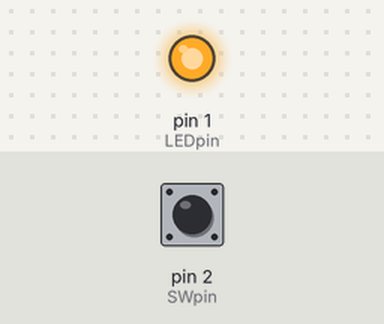
This sketch was run on a simulated Arduino Uno, built with avr-gcc and run on an emulated ATmega328P. Parts: output pins drawn as LEDs (lit = HIGH). Inputs (shaded band) come from the test bench; at power-on: pin 2 (SWpin) HIGH. Sleep ends after the set time or at an interrupt.

Above: at 1.7 s.
1.8 s: pin 2 (SWpin) pulled LOW for 0.15 s
At 3.2 s:
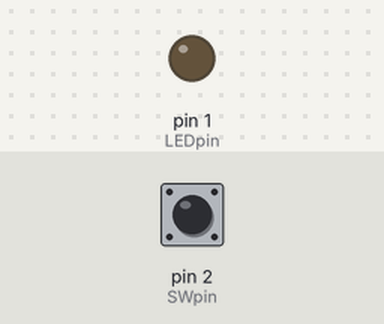
Timing chart, 0 to 4.8 s (numbered marks = the images above; inputs shaded):
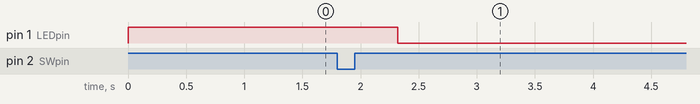

The sketch:

HeadLight.ino
```cpp
/*
 *    HeadLight by Vexilurz
 *   -----------------------
 * e-mail:        vexilurz@gmail.com
 * Create date:   30.01.2018
 * Last edit:      1.02.2018
 *
 * One fast click - turn the light on the maximum
 * One more fast click - turn the light off
 * Click and hold - slowly rise the Brightness
 *
 * This project github repo:            https://github.com/Vexilurz/HeadLight
 * Idea from:                           https://geektimes.ru/post/255004/
 * For ATtiny13 support in Arduino IDE: https://github.com/MCUdude/MicroCore
 * For interrupts support:              https://github.com/NicoHood/PinChangeInterrupt
 * For program ATtiny13 via UNO:        https://drive.google.com/open?id=1-w3zYSKzwpRuDV7iiXSNdWmjPVqMFLKMCIAcvBqBYi4
 */

/*
 *               AtTiny13
 *                +-\/-+
 *  !RESET  PB5  1|    |8   VCC
 *          PB3  2|    |7   PB2  SCK         [SWITCH]
 *          PB4  3|    |6   PB1  MISO  PWM1  [LED]
 *          GND  4|    |5   PB0  MOSI  PWM0
 *                +----+
*/

// PWM support only on PB0 and PB1 (5 and 6 pins on chip)
const byte LEDpin = 1; // PB1 (6 pin on the chip)
const byte SWpin  = 2; // PB2 (7 pin on the chip)

// Comment this if you don't want to inverse Brightness logic
#define BrightInverted

#include <avr/sleep.h> // Library for attiny sleep while headlight is off

// Interrupts libraries:
#include <PinChangeInterrupt.h>
#include <PinChangeInterruptBoards.h>
#include <PinChangeInterruptPins.h>
#include <PinChangeInterruptSettings.h>

//Less than this interpreted as fast click
#define FAST_CLICK_MS 500
//Delay between click repeat while SW pressed
#define NEXT_CLICK_MS 40

#define MIN_BRIGHT 0   // On this Bright device go to sleep
#define MAX_BRIGHT 255 // Maximum PWM

// Increments
#define BRIGHT_INC_SLOW 1
#define BRIGHT_INC_MID  2
#define BRIGHT_INC_FAST 4

// After that threshold speed gonna MID increase
#define BRIGHT_MID_THRESHOLD  64
// After that threshold speed gonna FAST increase
#define BRIGHT_FAST_THRESHOLD 128

uint8_t Bright = MIN_BRIGHT;
uint8_t KeyState = 0;
uint8_t LastKeyState = 0;

void setup()
{
  pinMode(LEDpin, OUTPUT);
  pinMode(SWpin, INPUT_PULLUP);
  MCUCR = ~_BV(SM0) & _BV(SM1); // Select "Power-down" sleep mode
  ADCSRA &= ~_BV(ADEN); // ADC off
  // Interrupt on the switch pressed calls InterruptMethod()
  attachPCINT(digitalPinToPCINT(SWpin), InterruptMethod, FALLING);
  //interrupts();

  Bright = MIN_BRIGHT;
  SetBright();
  _delay_ms(500);
}

void ReadSwitchState()
{
  KeyState = digitalRead(SWpin);
}

void loop()
{
  ReadSwitchState();
  if (KeyState != LastKeyState)
  { //Switch key change event
    CheckOneClick();
    LastKeyState = KeyState;
  }

  if (KeyState == LOW) // If switch pressed and holded:
  {
    IncBright();
    SetBright();
  }

  _delay_ms(NEXT_CLICK_MS);

  // If light is off, goto sleep.
  if (Bright == MIN_BRIGHT)
     Sleep();
}

// Switch one short click check
void CheckOneClick()
{
  if (KeyState == LOW) // If button pressed:
  {
    _delay_ms(FAST_CLICK_MS);
    ReadSwitchState();
    if(KeyState != LOW) // If after FAST_CLICK_MS switch released
    {
      //Change flashlight state (ON/OFF)
      Bright = (Bright > MIN_BRIGHT) ? MIN_BRIGHT : MAX_BRIGHT;
      SetBright();
    }
  }
}

void SetBright()
{
  #ifdef BrightInverted
    analogWrite(LEDpin, MAX_BRIGHT - Bright);
  #else
    analogWrite(LEDpin, Bright);
  #endif
}

// Slowly increase Brightness
void IncBright()
{
  if(Bright < MAX_BRIGHT)
  { //Increase light until MAX while switch pressed
    if      (Bright < BRIGHT_MID_THRESHOLD)
    {
      Bright += BRIGHT_INC_SLOW;
      _delay_ms(15); // Just slowly when in low Brightless increment zone
    }
    else if (Bright < BRIGHT_FAST_THRESHOLD)
      Bright += BRIGHT_INC_MID;
    else if (MAX_BRIGHT - Bright > BRIGHT_INC_FAST)
      Bright += BRIGHT_INC_FAST;
    else
      Bright = MAX_BRIGHT;
  }
}

void InterruptMethod() {
  //TODO: click counter and some stuff around it =)
  if (Bright == MIN_BRIGHT) // if light is off
  { // wake up
    noInterrupts();
    sleep_disable();
    //interrupts();
  }
}

void Sleep()
{
  interrupts();
  sleep_enable();
  sleep_cpu();
}
```

Measured:
- after the input at 1.8 s, pin 1 (LEDpin): HIGH → LOW after 0.52 s
